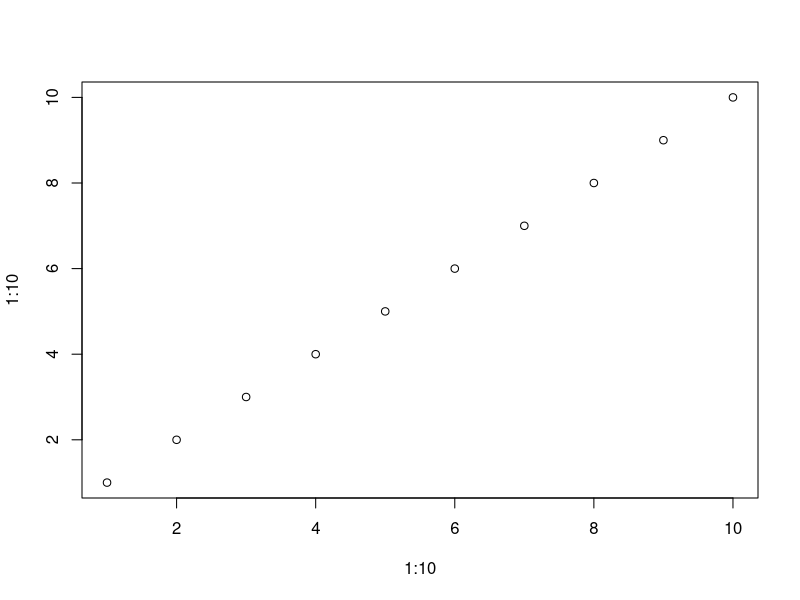
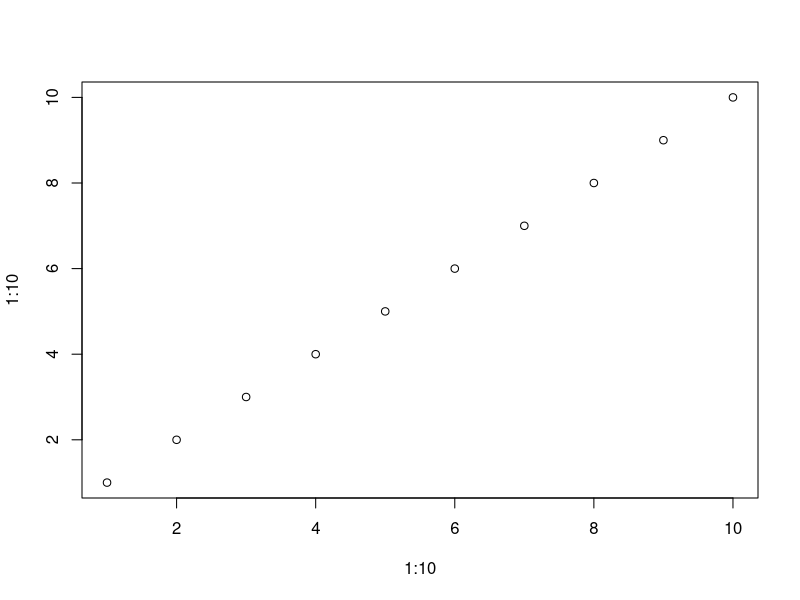

Recreate these plots in R, in order.
## ---- chunk 1
plot(1 : 10, 1 : 10)
## ---- chunk 2
plot(1 : 10, 1 : 10)
